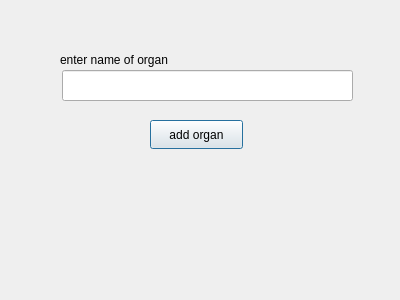
<?xml version="1.0" encoding="UTF-8"?>
<ui version="4.0">
 <class>Dialog_add_organ</class>
 <widget class="QDialog" name="Dialog_add_organ">
  <property name="geometry">
   <rect>
    <x>0</x>
    <y>0</y>
    <width>400</width>
    <height>300</height>
   </rect>
  </property>
  <property name="windowTitle">
   <string>Dialog</string>
  </property>
  <widget class="QLabel" name="label">
   <property name="geometry">
    <rect>
     <x>60</x>
     <y>50</y>
     <width>151</width>
     <height>20</height>
    </rect>
   </property>
   <property name="text">
    <string>enter name of organ</string>
   </property>
  </widget>
  <widget class="QLineEdit" name="add_organ_input">
   <property name="geometry">
    <rect>
     <x>62</x>
     <y>70</y>
     <width>291</width>
     <height>31</height>
    </rect>
   </property>
  </widget>
  <widget class="QPushButton" name="add_organ_btn">
   <property name="geometry">
    <rect>
     <x>150</x>
     <y>120</y>
     <width>93</width>
     <height>29</height>
    </rect>
   </property>
   <property name="text">
    <string>add organ</string>
   </property>
  </widget>
 </widget>
 <resources/>
 <connections/>
</ui>
